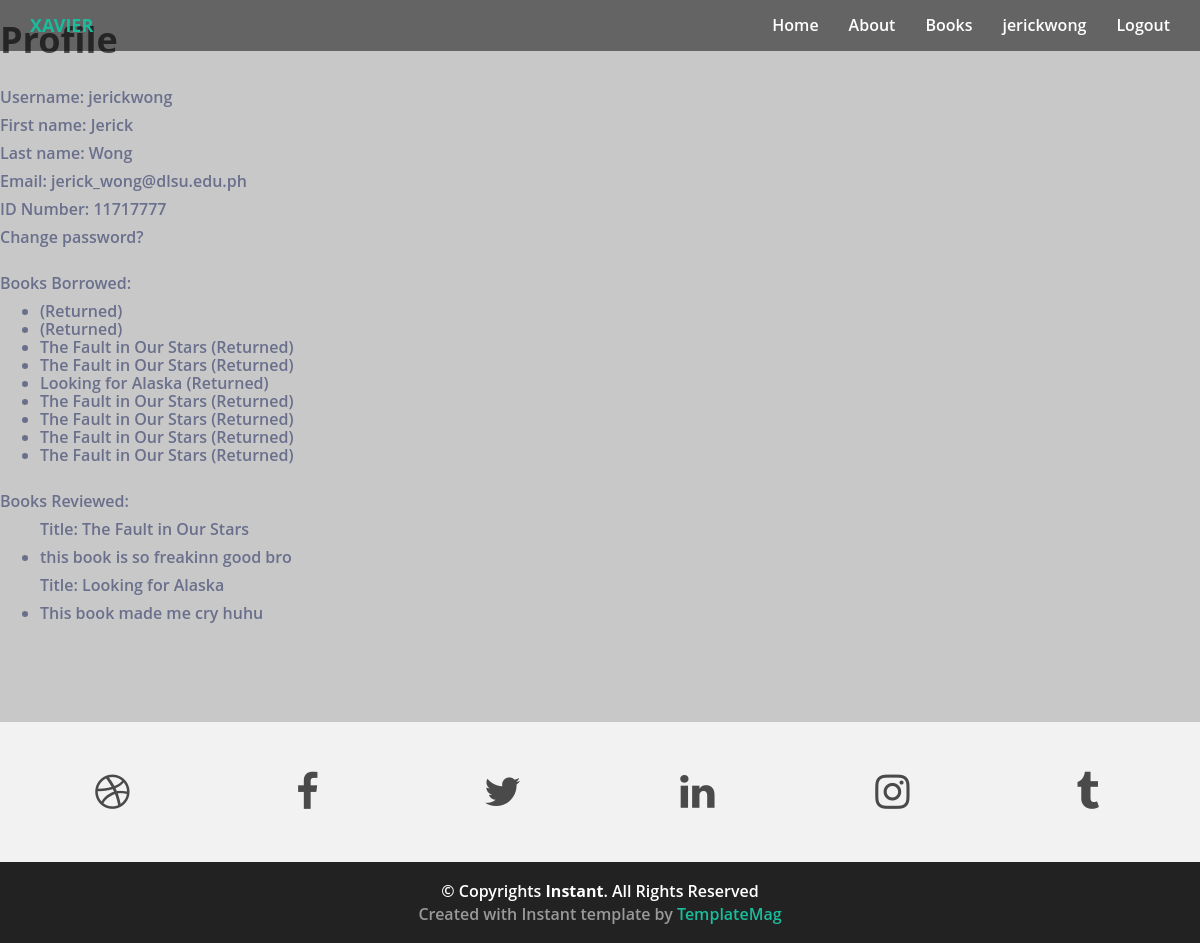
The app's page /catalog/profile/ (signed in), older data.
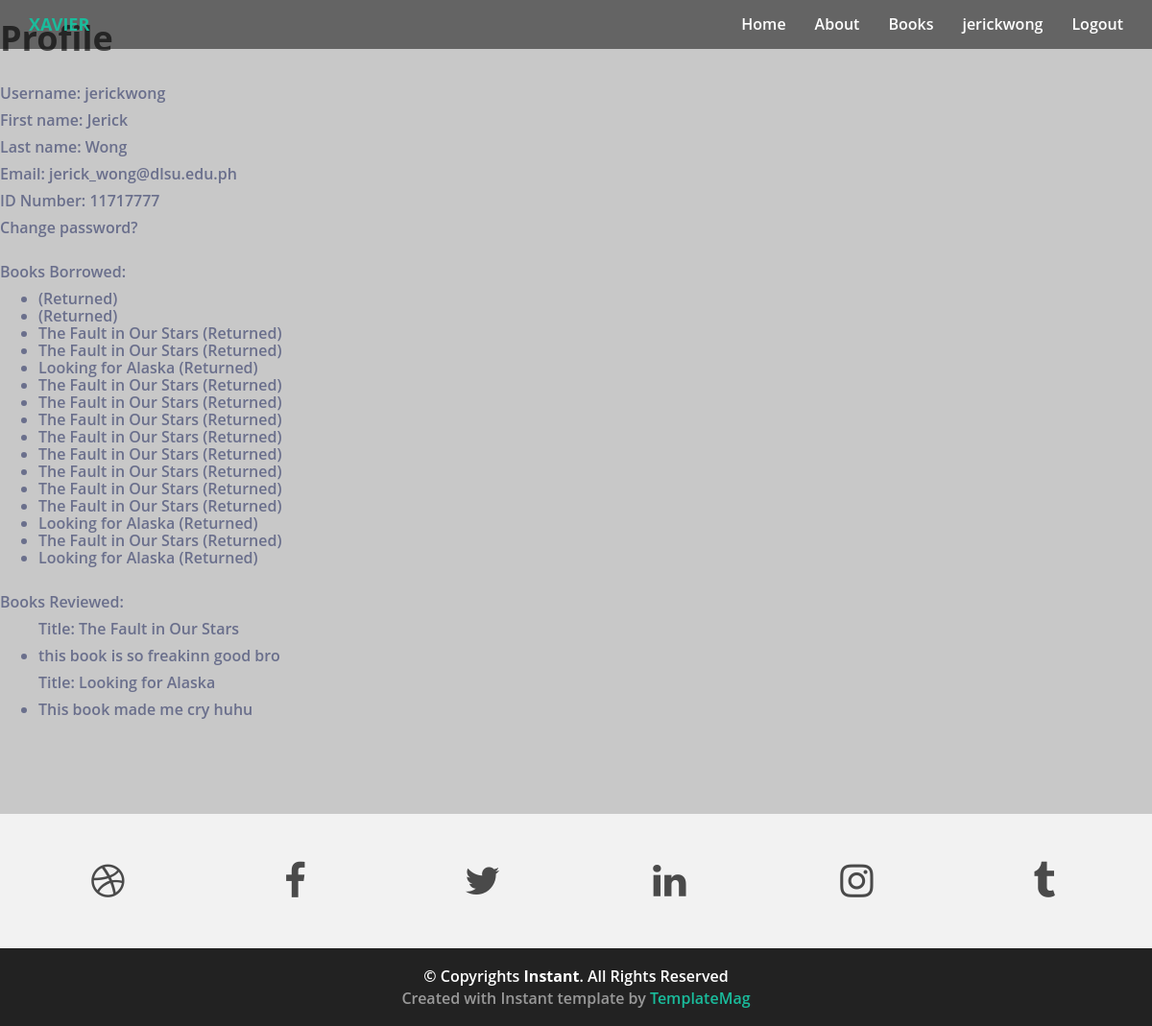
The same page, newer data.
### catalog/models.py (models this page shows, shortened)
class BorrowedBefore(models.Model):
    borrower = models.ForeignKey(User, on_delete=models.CASCADE)
    book = models.ForeignKey(Book, on_delete=models.CASCADE, null=True, blank=False)

class Book(models.Model):
    title = models.CharField(max_length=200)
    author = models.ForeignKey('Author', on_delete=models.SET_NULL, null=True)
    publisher = models.ForeignKey('Publisher', on_delete=models.SET_NULL, null=True)
    date_published = models.DateField('Date Published', null=True, blank=True)
    summary = models.TextField(max_length=1000, help_text='Enter a brief description of the book')
    isbn = models.CharField('ISBN', max_length=13, help_text='13 Character <a href="https://www.isbn-international.org/content/what-isbn">ISBN number</a>')
    genre = models.ManyToManyField(Genre, help_text='Select a genre for this book')
    reviews = models.ManyToManyField(Review, help_text='Leave a review for this book')
    def display_genre(self):
        """Create a string for the Genre. This is required to display genre in Admin."""
        return ', '.join(genre.name for genre in self.genre.all()[:3])
    def display_review(self):
        """Create a string for the Genre. This is required to display genre in Admin."""
        return ', '.join(reviews.review + ' - ' + reviews.reviewer.username for reviews in self.reviews.all()[:3])
    display_review.short_description = 'Reviews'
    display_genre.short_description = 'Genre'

class Review(models.Model):
    review = models.CharField(max_length=1000, help_text='Enter your review')
    reviewer = models.ForeignKey(User, on_delete=models.CASCADE)

### catalog/views.py (the view)
# urls.py: path('profile/', views.profile, name='profile'),
def profile(request):
    bookinstance = BookInstance.objects.all()
    booksreviewed = Book.objects.all()
    borrowedbefore = BorrowedBefore.objects.all()
    context = {
        'bookinstance': bookinstance,
        'booksreviewed': booksreviewed,
        'borrowedbefore': borrowedbefore
    }
    return render(request, 'profile.html', context=context)

### catalog/templatetags/custom_tags.py (called while the page is built)
@register.filter(name='has_group')
def has_group(user, group_name):
    return user.groups.filter(name=group_name).exists()

### templates/profile.html (shortened to what this page needs)
{% extends "base_generic.html" %}
{% load custom_tags %}
{% block content %}
    <h1>Profile</h1>
    {% if user.is_authenticated %}
        <br>
        <p>Username: {{ user.username }}</p>
        <p>First name: {{ user.first_name }}</p>
        <p>Last name: {{ user.last_name }}</p>
        <p>Email: {{ user.email }}</p>
        <p>ID Number: 11717777</p>
        <p><a href="{% url 'password_change' %}">Change password?</a></p>
        {% if user|has_group:"Student/Teacher" %}
            <br>
            {% if bookinstance %}
            <p>Books Borrowed:</p>
            <ul>
                {% for borrowed in borrowedbefore %}
                    {% if borrowed.borrower == user %}
                    <li class='text-secondary'>
                        {{ borrowed.book.title }} (Returned)
                    </li>
                    {% endif %}
                {% endfor %}
            </ul>
            {% else %}
                <p>There are no books borrowed.</p>
            {% endif %}
            <br>
            <p>Books Reviewed:</p>
            {% for b in booksreviewed %}
                {%  for r in b.reviews.all %}
                    {% if r.reviewer == user %}
                    <ul>
                        <p>Title: {{ b.title }}</p>
                        <li>{{ r.review }}</li>
                    </ul>
                    {% endif %}
                {%  endfor %}
            {% endfor %}
        {% endif %}
    {% else %}
      <p>Login first</p>
    {% endif %}
{% endblock %}

### catalog/templates/base_generic.html (shortened to what this page needs)
<!DOCTYPE html>
<html lang="en">
<head>
  {% load static %}
  <link href="{% static 'lib/bootstrap/css/bootstrap.min.css' %}" rel="stylesheet">
  <link href="{% static 'lib/font-awesome/css/font-awesome.min.css' %}" rel="stylesheet">
  <link href="{% static 'css/styles.css' %}" rel="stylesheet">
</head>
<body>
  <div class="navbar navbar-default navbar-fixed-top" role="navigation">
    <div class="container">
      <div class="navbar-header">
        <a class="navbar-brand" href="{% url 'index' %}">XAVIER</a>
      </div>
      <div class="navbar-collapse collapse">
        <ul class="nav navbar-nav navbar-right">
          <li><a href="{% url 'index' %}">Home</a></li>
          <li><a href="{% url 'about' %}">About</a></li>
          <li><a href="{% url 'books' %}" class="smoothscroll">Books</a></li>
          {% if user.is_authenticated %}
            <li><a href="{% url 'profile' %}">{{ user.get_username }}</a></li>
            <li><a href="{% url 'logout'%}?next=/{{request.path}}">Logout</a></li>
        {% else %}
            <li><a href="{% url 'auth-login'%}?next={{request.path}}">Login</a></li>
        {% endif %}
        </ul>
      </div>
    </div>
  </div>
    {% block content %}{% endblock %}
  <div id="social">
    <div class="container">
      <div class="row centered">
        <div class="col-lg-2">
          <a href="#"><i class="fa fa-dribbble"></i></a>
        </div>
        <div class="col-lg-2">
          <a href="#"><i class="fa fa-facebook"></i></a>
        </div>
        <div class="col-lg-2">
          <a href="#"><i class="fa fa-twitter"></i></a>
        </div>
        <div class="col-lg-2">
          <a href="#"><i class="fa fa-linkedin"></i></a>
        </div>
        <div class="col-lg-2">
          <a href="#"><i class="fa fa-instagram"></i></a>
        </div>
        <div class="col-lg-2">
          <a href="#"><i class="fa fa-tumblr"></i></a>
        </div>
      </div>
    </div>
  </div>
  <div id="copyrights">
    <div class="container">
      <p>
        &copy; Copyrights <strong>Instant</strong>. All Rights Reserved
      </p>
      <div class="credits">
        Created with Instant template by <a href="https://templatemag.com/">TemplateMag</a>
      </div>
    </div>
  </div>
</body>
</html>

### catalog/static/css/styles.css (style rules this page uses)
.centered { text-align: center }
body { font-family: 'Montserrat', sans-serif; font-weight: 400; font-size: 16px; -webkit-font-smoothing: antialiased; -webkit-overflow-scrolling: touch; }
h1, h2, h3, h4, h5, h6 { font-weight: 700; color: #4a4a4a; }
.navbar-brand { font-weight: 700; }
.navbar-default .navbar-brand, .navbar-default .navbar-brand:hover { color: #1abc9c; }
.navbar-default { border-color: transparent; background-color: rgba(0, 0, 0, 0.5); }
.navbar-default .navbar-nav > li > a { color: #fff; }
#social { margin-top: 100px; padding-top: 50px; padding-bottom: 50px; background-color: #f2f2f2; }
#social i { font-size: 40px; color: #4a4a4a }
#copyrights { background: #222222; padding: 20px 0; text-align: center; }
#copyrights p { margin-bottom: 5px; color: #fff; }
#copyrights a { color: #1abc9c; }
.credits { color: #999; }
body { margin:0; color:#6a6f8c; background:#c8c8c8; font:600 16px/18px 'Open Sans',sans-serif; }
*,:after,:before { box-sizing:border-box }
a { color:inherit;text-decoration:none }

Row changes from the older to the newer data that the page shows:
added BorrowedBefore: book "The Fault in Our Stars"
added BorrowedBefore: book "The Fault in Our Stars"
added BorrowedBefore: book "The Fault in Our Stars"
added BorrowedBefore: book "The Fault in Our Stars"
added BorrowedBefore: book "Looking for Alaska"
added BorrowedBefore: book "The Fault in Our Stars"
added BorrowedBefore: book "Looking for Alaska"
